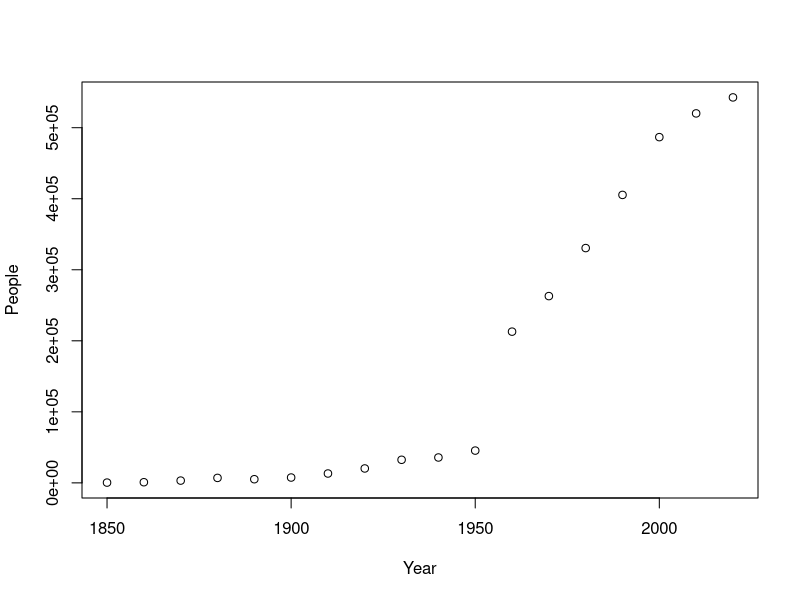
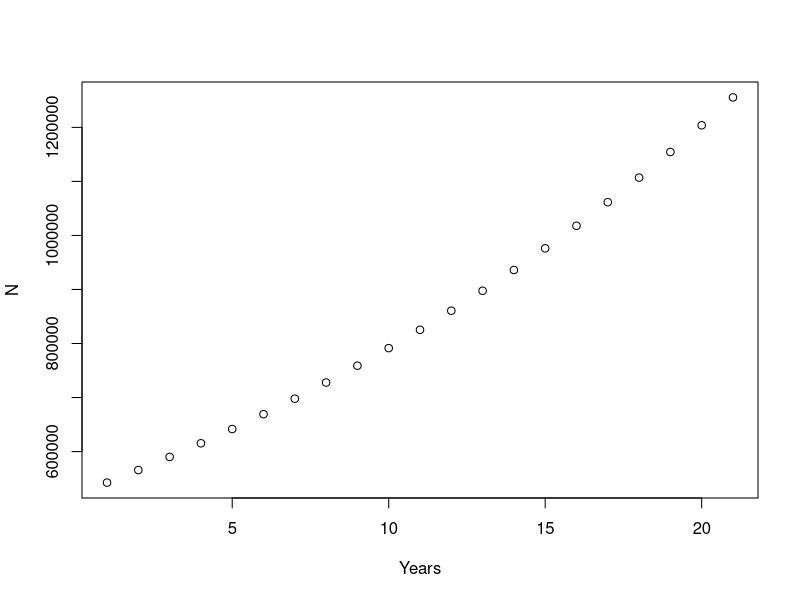

Write the R code that produced these figures, in order.
# data and plot

Year <- c(1850,1860,1870,1880,1890,1900,1910,1920,1930,1940,1950,1960,1970,1980,1990,2000,2010,2020)
People <- c(400,915,3215,7007,5150,7531,13193,20292,32506,35752,45454,212892,262933,330537,405371,486699,520116,542629)
plot(Year,People)

# rate of change

lnPeople <- log(People)
lm(lnPeople~Year)
lrm <- lm(lnPeople~Year)
tlambda <- 0.04194    # transformed lambda
lambda <- exp(tlambda)   # backtransformed lambda

# estimate using for loop

nYears <- 20
N <- rep(0, nYears)
N[1] <- 542629
N

for (t in 1:nYears)
  { 
  N[t+1] <- N[t] * lambda   
  print(round(N[t+1],0))    
}

Years   <- 1:(nYears+1)   
plot(Years,N)             
